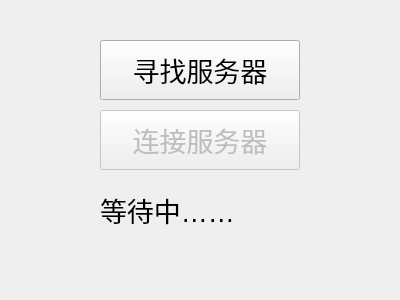
<?xml version="1.0" encoding="UTF-8"?>
<ui version="4.0">
 <class>Form</class>
 <widget class="QWidget" name="Form">
  <property name="geometry">
   <rect>
    <x>0</x>
    <y>0</y>
    <width>400</width>
    <height>300</height>
   </rect>
  </property>
  <property name="windowTitle">
   <string>Form</string>
  </property>
  <widget class="QPushButton" name="freshbtn">
   <property name="geometry">
    <rect>
     <x>100</x>
     <y>40</y>
     <width>200</width>
     <height>60</height>
    </rect>
   </property>
   <property name="font">
    <font>
     <pointsize>20</pointsize>
    </font>
   </property>
   <property name="text">
    <string>寻找服务器</string>
   </property>
  </widget>
  <widget class="QPushButton" name="pushButton">
   <property name="enabled">
    <bool>false</bool>
   </property>
   <property name="geometry">
    <rect>
     <x>100</x>
     <y>110</y>
     <width>200</width>
     <height>60</height>
    </rect>
   </property>
   <property name="font">
    <font>
     <pointsize>20</pointsize>
    </font>
   </property>
   <property name="text">
    <string>连接服务器</string>
   </property>
  </widget>
  <widget class="QLabel" name="label">
   <property name="geometry">
    <rect>
     <x>100</x>
     <y>180</y>
     <width>200</width>
     <height>60</height>
    </rect>
   </property>
   <property name="font">
    <font>
     <pointsize>20</pointsize>
    </font>
   </property>
   <property name="text">
    <string>等待中……</string>
   </property>
  </widget>
 </widget>
 <resources/>
 <connections>
  <connection>
   <sender>pushButton</sender>
   <signal>clicked()</signal>
   <receiver>Form</receiver>
   <slot>close()</slot>
   <hints>
    <hint type="sourcelabel">
     <x>199</x>
     <y>139</y>
    </hint>
    <hint type="destinationlabel">
     <x>199</x>
     <y>149</y>
    </hint>
   </hints>
  </connection>
 </connections>
</ui>
